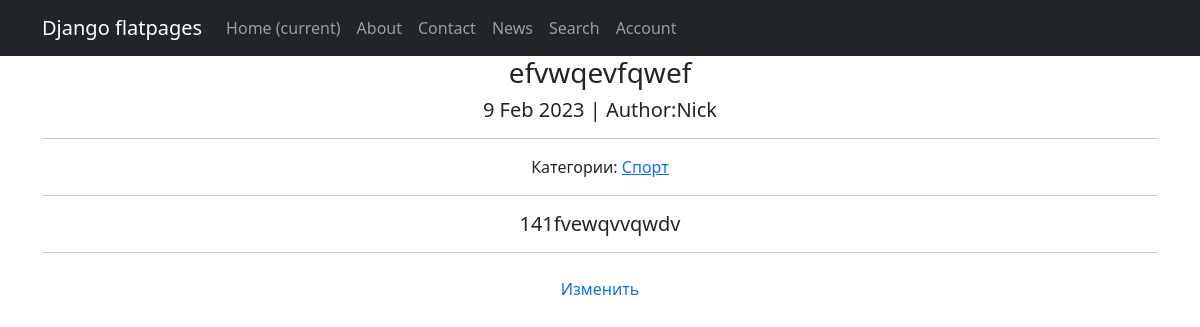
Before: /news/96 with the older database file.
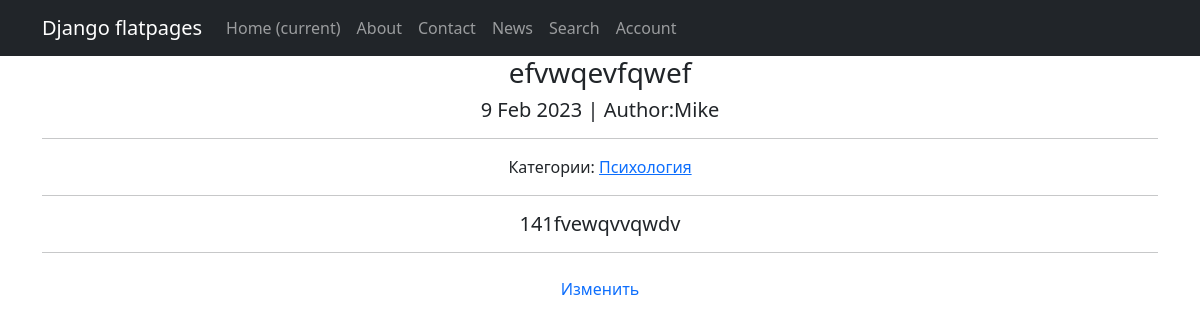
After: the same page with the newer database file.
### news/models.py (models this page shows, shortened)
class Post(models.Model):
    author = models.ForeignKey(Author, on_delete=models.CASCADE)
    type = models.CharField(max_length=10, choices=TYPES, default='article')
    time_in = models.DateTimeField(auto_now_add=True)
    category = models.ManyToManyField(Category, through='PostCategory')
    title = models.CharField(max_length=255)
    text = models.TextField()
    rating = models.IntegerField(default=0)

class Author(models.Model):
    user = models.OneToOneField(User, on_delete=models.CASCADE)
    rating = models.IntegerField(default=0)
    def __str__(self):
        return f'{self.user}'

class Category(models.Model):
    name = models.CharField(max_length=127, unique=True)
    subscribers = models.ManyToManyField(User, blank=True, null=True, related_name='categories')
    def __str__(self):
        return f'{self.name}'

### news/views.py (the view)
# urls.py: path('news/<int:pk>', cache_page(60 * 5)(NewDetail.as_view()), name='post_detail'),
class NewDetail(DetailView):
    model = Post
    template_name = 'new.html'
    context_object_name = 'new'

### news/templatetags/custom_filters.py (called while the page is built)
@register.filter()
def censor(text):
    non_cens = ['редиска', 'овечкин', 'новость', 'это', 'что', 'год']
    try:
        if not isinstance(text, str):
            raise CensorException('Error')
        for word in non_cens:
            text = re.sub(word, word[0] + '*' * (len(word) - 1), text)
            title_word = word.title()
            text = re.sub(title_word, title_word[0] + '*' * (len(word) - 1), text)
        return text
    except CensorException as e:
        print(e)

### templates/new.html (shortened to what this page needs)
{% extends 'flatpages/default.html' %}
{% load custom_filters %}
{% block content %}
<h3>{{ new.title|censor }}</h3>
<h5>{{ new.time_in|date:'j M Y' }} | Author:{{ new.author }}</h5>
{% if new.category.all %}
    <hr>
    <h8>Категории:
        {% for category in new.category.all %}
            <a href="{% url 'category_list' category.id %}">{{category}}</a>
        {% endfor %}
    </h8>
{% endif %}
<hr>
<h5>{{ new.text|censor }}</h5>
<hr>
<a class="nav-link" href="/news/{{new.id}}/edit">Изменить</a>
{% endblock content %}

Changed rows visible on the page:
no longer on this page (row unchanged): Category: name "Спорт"
changed Post "efvwqevfqwef": author "Nick" → "Mike"
now on this page (row unchanged): Category: name "Психология"
